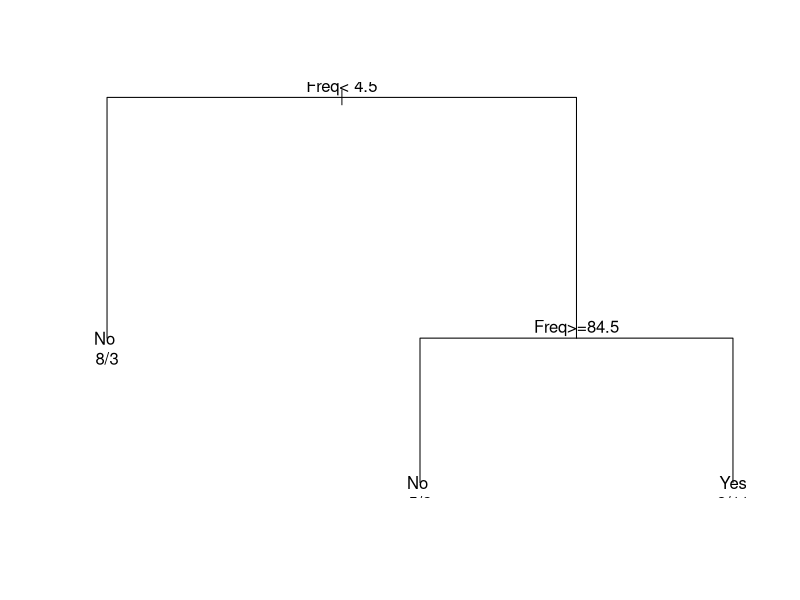
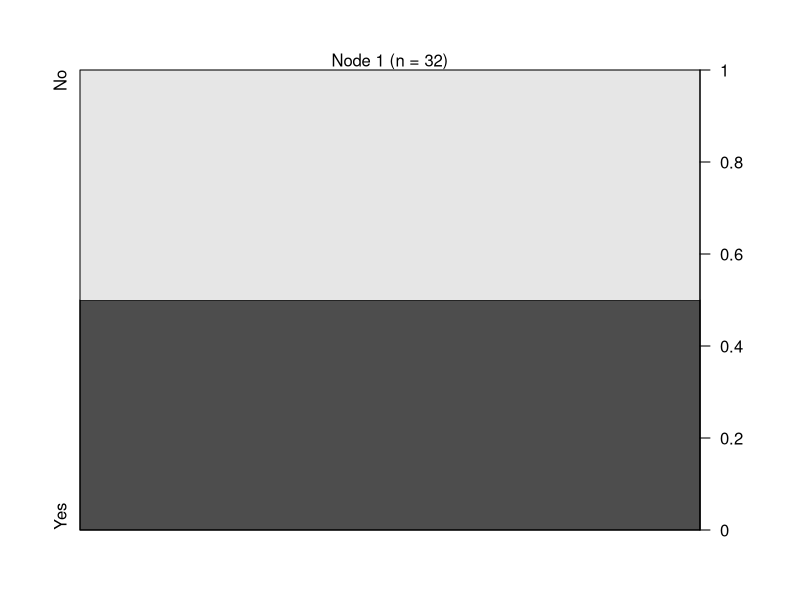
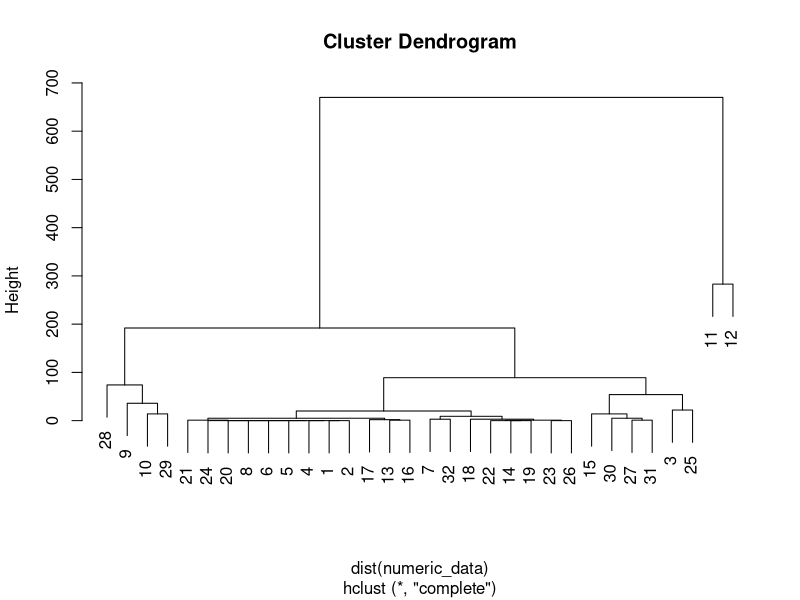
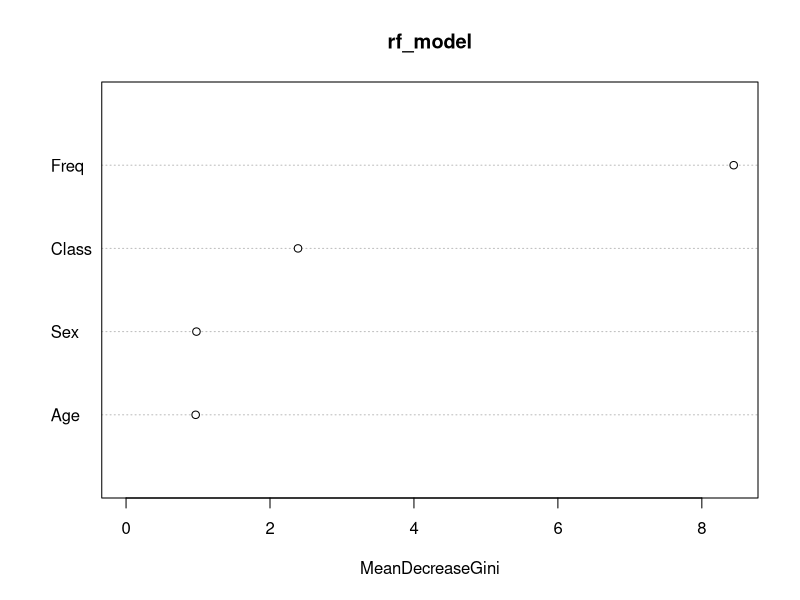

Write the R code that produced these figures, in order.
install.packages("rpart")
install.packages("party")
install.packages("randomForest")

## titanic
library(datasets)
data(Titanic)

# Convert the Titanic data to a data frame
titanic_df <- as.data.frame(Titanic)

## Decision Tree with rpart
library(rpart)

# Fit a decision tree model
tree_model <- rpart(Survived ~ ., data = titanic_df, method = "class")

# Plot the tree
plot(tree_model)
text(tree_model, use.n = TRUE)

## Conditional Inference Tree with ctree
library(party)

# Fit a conditional inference tree
ctree_model <- ctree(Survived ~ ., data = titanic_df)

# Plot the tree
plot(ctree_model)

### Hierarchical Clustering with hclust
# Using only numeric data for clustering (hence excluding the target variable)
numeric_data <- titanic_df[sapply(titanic_df, is.numeric)]

# Perform hierarchical clustering
hc_model <- hclust(dist(numeric_data))

# Plot the dendrogram
plot(hc_model)

### Random Forest with randomForest
library(randomForest)

# Fit a random forest model
rf_model <- randomForest(Survived ~ ., data = titanic_df, ntree = 100)

# View the model summary
print(rf_model)

# Plot variable importance
varImpPlot(rf_model)
